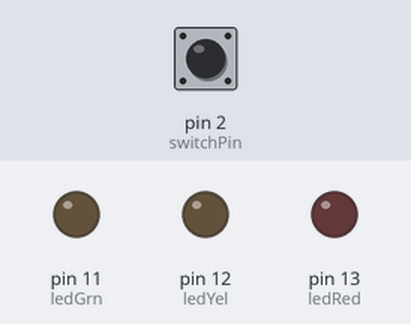
Recording of a sketch running on a simulated Arduino Uno, built with avr-gcc and run on an emulated ATmega328P. On the bench: output pins drawn as LEDs (lit = HIGH). Inputs (shaded band) come from the test bench; at power-on: pin 2 (switchPin) LOW.

Above: at 1.2 s.
1.3 s: pin 2 (switchPin) pulled HIGH for 0.15 s
At 1.6 s:
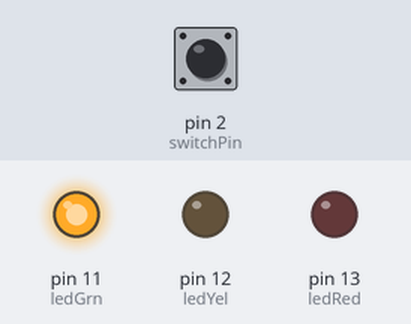
At 14.3 s:
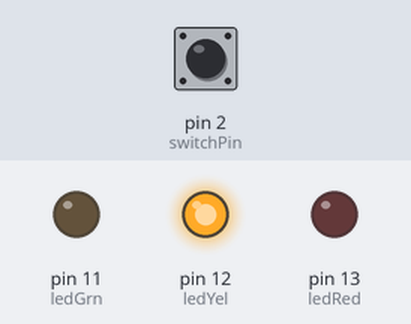
Timing chart, 0 to 18.8 s (numbered marks = the images above; inputs shaded):
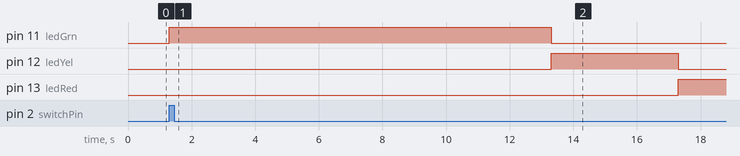

The sketch:

traffic_lights.ino
```cpp
// constants
const int switchPin = 2;  // the number of the pushbutton pin
const int ledRed = 13;    // the number of the red LED pin
const int ledYel = 12;    // the number of the yellow LED pin
const int ledGrn = 11;    // the number of the green LED pin

// variables
int switchState = 0;  // variable for reading the pushbutton status

void setup() {
  // initialize the LED pins as outputs:
  pinMode(ledRed, OUTPUT);
  pinMode(ledYel, OUTPUT);
  pinMode(ledGrn, OUTPUT);
  // initialize the switch pin as an input:
  pinMode(switchPin, INPUT);
}

void loop() {
  // read the state of the pushbutton value:
  switchState = digitalRead(switchPin);

  // check if the switch is on. If it is, the switchState is HIGH:
  if (switchState == HIGH) {
    // turn green LED on and others off:
    digitalWrite(ledRed, LOW);
    digitalWrite(ledYel, LOW);
    digitalWrite(ledGrn, HIGH);
    delay(12000);
    // turn yellow LED on and others off:
    digitalWrite(ledRed, LOW);
    digitalWrite(ledYel, HIGH);
    digitalWrite(ledGrn, LOW);
    delay(4000);
    // turn red LED on and others off:
    digitalWrite(ledRed, HIGH);
    digitalWrite(ledYel, LOW);
    digitalWrite(ledGrn, LOW);
    delay(9000);
  } else {
    // turn LEDs off:
    digitalWrite(ledRed, LOW);
    digitalWrite(ledYel, LOW);
    digitalWrite(ledGrn, LOW);
  }
}
```

Measured:
- after the input at 1.3 s, pin 11 (ledGrn): LOW → HIGH at once, → LOW 12.0 s later; pin 12 (ledYel): LOW → HIGH after 12.0 s, → LOW 4.0 s later; pin 13 (ledRed): LOW → HIGH after 16.0 s
